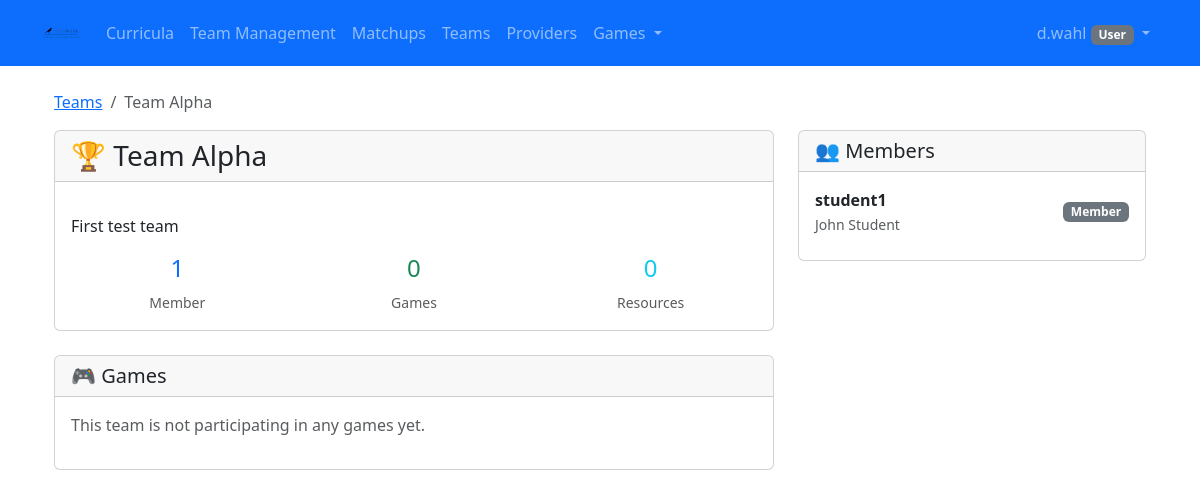
Page /aigames/teams/4/ (signed in) on the committed database.
### aigames/models.py (models this page shows, shortened)
class Team(models.Model):
    name = models.CharField(max_length=255)  # Team names unique per school
    description = models.TextField(blank=True)
    school = models.ForeignKey(School, on_delete=models.CASCADE, related_name='teams')
    created_by = models.ForeignKey(User, on_delete=models.CASCADE, related_name='created_teams')
    members = models.ManyToManyField(User, through='TeamMembership', related_name='teams')
    games = models.ManyToManyField(AiGame, through='TeamGameParticipation', related_name='participating_teams')
    is_active = models.BooleanField(default=True)
    created_at = models.DateTimeField(auto_now_add=True)
    updated_at = models.DateTimeField(auto_now=True)
    class Meta:
        ordering = ['name']
        unique_together = ['school', 'name']  # Team names must be unique within each school

class TeamMembership(models.Model):
    ROLE_CHOICES = [
        ('member', 'Member'),
        ('leader', 'Leader'),
        ('admin', 'Admin'),
    ]
    team = models.ForeignKey(Team, on_delete=models.CASCADE)
    user = models.ForeignKey(User, on_delete=models.CASCADE)
    role = models.CharField(max_length=10, choices=ROLE_CHOICES, default='member')
    joined_at = models.DateTimeField(auto_now_add=True)
    class Meta:
        unique_together = ['team', 'user']  # User can only be in a team once

### aigames/views.py (the view)
# urls.py: path('teams/<int:team_id>/', views.team_detail, name='team_detail'),
@login_required
def team_detail(request, team_id):
    team = get_object_or_404(Team, id=team_id, is_active=True)
    user_can_access = False
    is_member = False
    user_role = None
    try:
        membership = TeamMembership.objects.get(team=team, user=request.user)
        is_member = True
        user_role = membership.role
        user_can_access = True
    except TeamMembership.DoesNotExist:
        pass
    if not user_can_access:
        if is_admin(request.user):
            user_can_access = True
        elif hasattr(request.user, 'profile') and request.user.profile.school == team.school:
            user_can_access = True
    if not user_can_access:
        messages.error(request, 'You do not have permission to view this team.')
        return redirect('aigames:list_teams')
    games_with_urls = []
    for game in team.games.all():
        games_with_urls.append({
            'game': game,
            'current_step_url': team.get_current_step_url(game)
        })
    context = {
        'team': team,
        'is_member': is_member,
        'user_role': user_role,
        'is_admin': is_admin(request.user),
        'games': team.games.all(),  # Keep for backward compatibility
        'games_with_urls': games_with_urls,  # New enhanced data
        'members': team.teammembership_set.all().select_related('user'),
    }
    return render(request, 'aigames/team_detail.html', context)

### aigames/models.py (called while the page is built)
    @property
    def logo_url(self):
        if self.logo:
            return self.logo.url
        return None

    @property
    def can_create_teams(self):
        return self.role in ['teacher', 'admin']

    @property
    def can_create_games(self):
        return self.role == 'admin'

    @property
    def can_modify_syllabus(self):
        return self.role == 'admin'

### aigames/views.py (called while the page is built)
def can_modify_syllabus(user):
    if not user.is_authenticated:
        return False
    try:
        return user.profile.can_modify_syllabus
    except UserProfile.DoesNotExist:
        return False

def is_admin(user):
    return can_modify_syllabus(user)

### aigames/templates/aigames/team_detail.html (shortened to what this page needs)
{% extends 'syllabus/base.html' %}
{% block content %}
<div class="container mt-4">
    <nav aria-label="breadcrumb">
        <ol class="breadcrumb">
            <li class="breadcrumb-item"><a href="{% url 'list_teams' %}">Teams</a></li>
            <li class="breadcrumb-item active" aria-current="page">{{ team.name }}</li>
        </ol>
    </nav>
    <div class="row">
        <div class="col-md-8">
            <div class="card">
                <div class="card-header d-flex justify-content-between align-items-center">
                    <h3 class="mb-0">🏆 {{ team.name }}</h3>
                </div>
                <div class="card-body">
                    <p class="card-text">{{ team.description|linebreaks }}</p>
                    <div class="row text-center">
                        <div class="col-md-4">
                            <h4 class="text-primary">{{ team.members.count }}</h4>
                            <small class="text-muted">Member{{ team.members.count|pluralize }}</small>
                        </div>
                        <div class="col-md-4">
                            <h4 class="text-success">{{ games.count }}</h4>
                            <small class="text-muted">Game{{ games.count|pluralize }}</small>
                        </div>
                        <div class="col-md-4">
                            <h4 class="text-info">{{ team.resources.count }}</h4>
                            <small class="text-muted">Resource{{ team.resources.count|pluralize }}</small>
                        </div>
                    </div>
                </div>
            </div>
            <div class="card mt-4">
                <div class="card-header">
                    <h5 class="mb-0">🎮 Games</h5>
                </div>
                <div class="card-body">
                    {% if games %}
                        <div class="row">
                            {% for game_info in games_with_urls %}
                                <div class="col-md-6 mb-3">
                                    <div class="card border-success">
                                        <div class="card-body">
                                            <h6 class="card-title">{{ game_info.game.title }}</h6>
                                            <p class="card-text">{{ game_info.game.description|truncatewords:10 }}</p>
                                            {% if game_info.current_step_url %}
                                                <a href="{{ game_info.current_step_url }}" class="btn btn-success btn-sm">
                                                    🚀 Play Game
                                                </a>
                                            {% else %}
                                                <span class="text-muted">No steps configured</span>
                                            {% endif %}
                                        </div>
                                    </div>
                                </div>
                            {% endfor %}
                        </div>
                    {% else %}
                        <p class="text-muted">This team is not participating in any games yet.</p>
                    {% endif %}
                </div>
            </div>
        </div>
        <div class="col-md-4">
            <div class="card">
                <div class="card-header">
                    <h5 class="mb-0">👥 Members</h5>
                </div>
                <div class="card-body">
                    {% for membership in members %}
                        <div class="d-flex justify-content-between align-items-center mb-2">
                            <div>
                                <strong>{{ membership.user.username }}</strong>
                                {% if membership.user.first_name or membership.user.last_name %}
                                    <br><small class="text-muted">{{ membership.user.first_name }} {{ membership.user.last_name }}</small>
                                {% endif %}
                            </div>
                            <span class="badge bg-{% if membership.role == 'admin' %}danger{% elif membership.role == 'leader' %}warning{% else %}secondary{% endif %}">
                                {{ membership.get_role_display }}
                            </span>
                        </div>
                    {% endfor %}
                </div>
            </div>
        </div>
    </div>
</div>
{% endblock %}

### syllabus/templates/syllabus/base.html (shortened to what this page needs)
{% load static %}
<!DOCTYPE html>
<html>
<head>
    <link href="{% static 'syllabus/css/bootstrap.min.css' %}" rel="stylesheet">
</head>
<body>
    {% block navbar %}
    <nav class="navbar navbar-expand-lg navbar-dark bg-primary">
        <div class="container">
            {% if user.is_authenticated %}
                <a class="navbar-brand d-flex align-items-center" href="{% if user_role == 'student' %}{% url 'aigames:student_dashboard' %}{% else %}{% url 'curriculum_list' %}{% endif %}">
                    {% if school_logo %}
                        <img src="{{ school_logo }}" alt="{{ school_name }} Logo" height="40">
                    {% else %}
                        📚 Aiducator
                    {% endif %}
                </a>
            {% else %}
                <a class="navbar-brand" href="{% url 'landing_page' %}">📚 Aiducator</a>
            {% endif %}
            <div class="collapse navbar-collapse" id="navbarNav">
                {% if user.is_authenticated %}
                    <ul class="navbar-nav me-auto">
                        {% if user_role == 'student' %}
                            <li class="nav-item">
                                <a class="nav-link" href="{% url 'aigames:student_dashboard' %}">
                                    <i class="bi bi-house-door"></i> My Games
                                </a>
                            </li>
                            <li class="nav-item">
                                <a class="nav-link" href="{% url 'aigames:list_teams' %}">
                                    <i class="bi bi-people"></i> Teams
                                </a>
                            </li>
                        {% else %}
                            <li class="nav-item">
                                <a class="nav-link" href="{% url 'curriculum_list' %}">
                                     Curricula
                                </a>
                            </li>
                            <li class="nav-item">
                                <a class="nav-link" href="{% url 'aigames:team_management_dashboard' %}">
                                     Team Management
                                </a>
                            </li>
                            <li class="nav-item">
                                <a class="nav-link" href="{% url 'aigames:game_matchups_list' %}">
                                     Matchups
                                </a>
                            </li>
                            <li class="nav-item">
                                <a class="nav-link" href="{% url 'aigames:list_teams' %}">
                                     Teams
                                </a>
                            </li>
                            {% if can_modify_syllabus %}
                                <li class="nav-item">
                                    <a class="nav-link" href="{% url 'provider_list' %}">
                                         Providers
                                    </a>
                                </li>
                                <li class="nav-item dropdown">
                                    <a class="nav-link dropdown-toggle" href="#" id="gamesDropdown" role="button" data-bs-toggle="dropdown" aria-expanded="false">
                                         Games
                                    </a>
                                </li>
                            {% endif %}
                        {% endif %}
                    </ul>
                {% endif %}
                <ul class="navbar-nav">
                    {% if user.is_authenticated %}
                        <li class="nav-item dropdown">
                            <a class="nav-link dropdown-toggle" href="#" id="navbarDropdown" role="button" data-bs-toggle="dropdown">
                                {{ user.username }}
                                {% if user_role == 'admin' %}
                                    <span class="badge bg-danger">Admin</span>
                                {% elif user_role == 'teacher' %}
                                    <span class="badge bg-warning text-dark">Teacher</span>
                                {% elif user_role == 'student' %}
                                    <span class="badge bg-info">Student</span>
                                {% else %}
                                    <span class="badge bg-secondary">User</span>
                                {% endif %}
                            </a>
                        </li>
                    {% else %}
                        <li class="nav-item">
                            <a class="nav-link" href="/accounts/login/">Login</a>
                        </li>
                    {% endif %}
                </ul>
            </div>
        </div>
    </nav>
    {% endblock %}
    <div class="container mt-4">
        {% block content %}{% endblock %}
    </div>
</body>
</html>

### rows in the picture
Team: name "Team Alpha", description "First test team", members.count "1", resources.count "0"
TeamMembership: user.username "student1", user.first_name "John", user.last_name "Student", role "Member"

### other values in the picture
{{ user.username }} "d.wahl"
{{ games.count }} "0"
